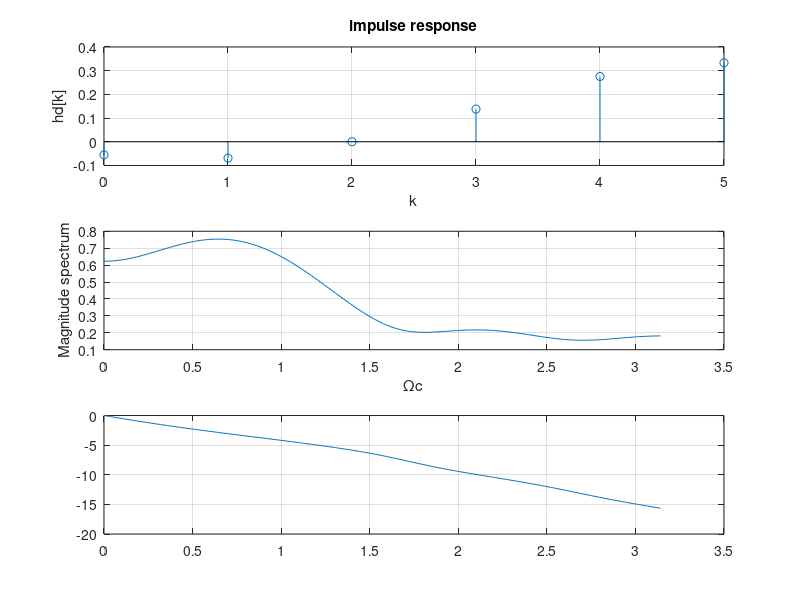

MATLAB code for this plot:
M=input('order of filter M='); k0=input('k0=(always=M/2)');
k=0:M; omegac=pi/3;
hd=omegac/pi.*sinc(omegac/pi*(k-k0));%滤波器单位脉冲响应h[k]
subplot(3,1,1)
stem([0:M],hd);  grid
xlabel('k'); ylabel('hd[k]'); title('impulse response');
h1=hd; H1=abs(fft(h1,512));%滤波器幅度谱
%画图
omegac=0:pi/255:pi;subplot(3,1,2)
c=plot(omegac,H1(1:256));grid
xlabel('\Omegac'); ylabel('Magnitude spectrum'); 
subplot(3,1,3)
phi=angle(fft(h1,512));
phil=unwrap(phi); %对phi解卷绕
plot(omegac,phil(1:256));grid
